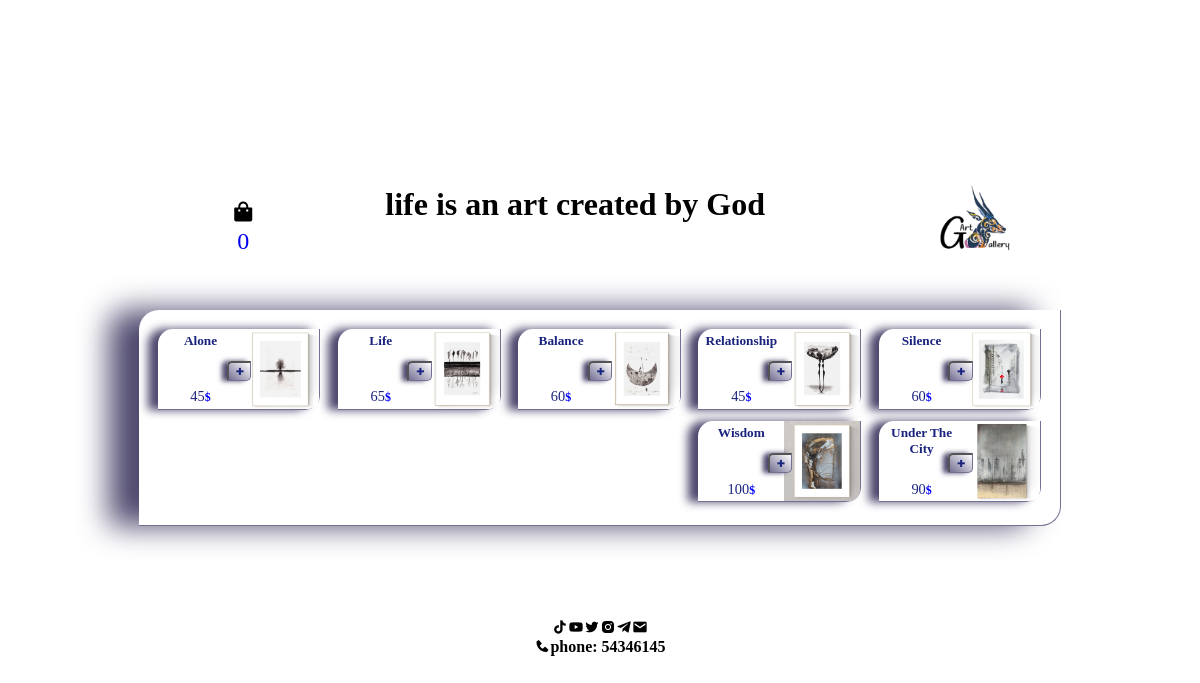
The page / on the database its author committed.
### shoes/models.py (models this page shows)
class Product(models.Model):
    name = models.CharField(max_length=99, verbose_name="Product's Name ")
    image = models.ImageField(verbose_name=" Product's image", null=True, blank=True)
    stock = models.PositiveIntegerField( default=0)
    price = models.PositiveBigIntegerField()

### shoes/views.py (the view, shortened to what this page needs)
# urls.py: path('', views.HomeView.as_view(), name="home"),
class HomeView(View):
    def get(self, request):
        pro = Product.objects.all()
        count = 0
        if request.user.is_authenticated:
            basket = Order.get_basket(request.user)
            if basket:
                count = len(basket.orderitem_set.all())
        response = render(request, "products.html", {"products": pro, "count": count})
        if request.user.is_authenticated and not request.COOKIES.get("token", None):
            token, _ = Token.objects.get_or_create(user=request.user)
            response.set_cookie(key="token", value=token)
        return response

### templates/products.html (shortened to what this page needs)
<!DOCTYPE html>
<html lang="en">
<head>
    <link rel="stylesheet" href="/static/assets/css/style.css">
</head>
<body class="productPage">
    <div class="container">
        <header>
            <div class="header">
                <div class="logo">
                    <img src="/static/img/28.png" alt="logo">
                </div>
                <h1>life is an art created by God</h1>
                <div class="basket">
                    <a href="/card">
                        <i class='bx bxs-shopping-bag'></i>
                        <p>{{count}}</p>
                    </a>
                </div>
            </div>
        </header>
        <main>
            <div class="products">
                {% for product in products %}
                    <div class="product2">
                        <a href="#" class="img">
                            <img src="{{product.image.url}}" alt="">
                        </a>
                        <a href="#" class="info">
                            <div class="name"><h5>{{product.name}}</h5></div>
                            <div class="price"><h5><h5 class="dollar">$</h5>{{product.price}}</h5></div>
                        </a>
                        <form method="post" action="">
                            <button name="type" value="add" class="number">+</button>
                        </form>
                    </div>
                {% endfor %}
            </div>
        </main>
        <footer>
            <div class="connection">
                <a href="#">
                    <div class="email"><i class='bx bxs-envelope'></i></div>
                <div class="telegram"><i class='bx bxl-telegram' ></i></div>
                <div class="instagram"><i class='bx bxl-instagram-alt' ></i></div>
                <div class="twitter"><i class='bx bxl-twitter'></i></div>
                <div class="youtube"><i class='bx bxl-youtube' ></i></div>
                <div class="tiktok"><i class='bx bxl-tiktok' ></i></div>
            </a>
            <a href="#">
                <div class="num">
                    <i class='bx bxs-phone bx-tada' ></i>
                    <h4>phone: 54346145</h4>
                </div>
            </a>
            </div>
        </footer>
    </div>
    <link href='https://unpkg.com/boxicons@2.1.4/css/boxicons.min.css' rel='stylesheet'>
</body>
</html>

### static/assets/css/style.css (style rules this page uses)
* { margin: 0; padding: 0; box-sizing: border-box; text-decoration: none; direction: rtl; }
body { display: flex; flex-direction: column; justify-content: center; align-items: center; padding-inline: 2%; }
.productPage { background: url("/static/img/34.jpg"); background-size: cover; background-repeat: no-repeat; min-height: 100vh; }
.container { width: 80%; }
.productPage .container { background-size: cover; background-position: center; background-repeat: no-repeat; display: flex; flex-direction: column; align-items: center; justify-content: center; }
.container .header { display: flex; justify-content: space-between; padding-left: 10%; }
.container header { width: 100%; text-align: center; }
.container header h1 { margin-top: 5%; }
.container .header .logo { width:20%; height: 20%; display: flex; justify-content: start; align-items: center; }
.container .header .logo img { width:100%; height: 100%; }
.container .header .basket { display: flex; justify-content: end; align-items: center; font-size: 1.5em; }
.container .header .basket a i { color: black; }
.productPage .container .products { display: grid; grid-template-columns: repeat(5,1fr); gap: 2%; border-right: 1px solid rgb(116, 112, 148); border-bottom: 1px solid rgb(116, 112, 148); box-shadow: -30px 0 30px rgb(78, 73, 110); border-top-left-radius: 20px; border-bottom-right-radius: 20px; padding: 2%; }
.container .img { width: 50%; height:100%; }
.productPage .container img { width: 100%; height: 100%; border-bottom-right-radius: 10px; }
.productPage .container .product1, .productPage .container .product2, .productPage .container .product3, .productPage .container .product4, .productPage .container .product5, .productPage .container .product6, .productPage .container .product7 { backdrop-filter: blur(10px); border-right: 1px solid rgb(116, 112, 148); border-bottom: 1px solid rgb(116, 112, 148); box-shadow: -10px 0 10px rgb(78, 73, 110); display: flex; align-items: center; gap: 3%; text-align: center; margin-bottom: 5%; border-top-left-radius: 15px; border-bottom-right-radius: 15px; }
.container .product1 .info, .container .product2 .info, .container .product3 .info, .container .product4 .info, .container .product5 .info, .container .product6 .info, .container .product7 .info { width:50%; height: 100%; display: flex; flex-direction: column; align-items: center; justify-content: center; color:#1A237E; }
.container .info .name { padding-inline: 5%; margin-top: 5%; text-align: center; height: 50%; display: flex; flex-direction: column; justify-content: start; }
.container .info .price { padding-inline: 5%; display: flex; align-items: end; margin-bottom: 5%; height: 50%; font-size: .9em; }
.container .info .dollar { color: blue; }
.productPage .container .products form .number { position: absolute; top: 40%; right:42%; width: 15%; height: 25%; display: flex; justify-content: center; align-items: center; font-weight: 1000; background: linear-gradient(40deg,rgb(116, 112, 148),white); border-top-left-radius: 5px; border-bottom-right-radius: 5px; border-right: 1px solid rgb(116, 112, 148); border-bottom: 1px solid rgb(116, 112, 148); box-shadow: -5px 0 5px rgb(78, 73, 110); z-index: 10; color:#1A237E ; }
.container .connection a { display: flex; justify-content: center; color: rgb(0, 0, 0); }
footer { display: flex; margin-top: 10%; justify-content: center; }
.container footer .connection .num { display: flex; direction: ltr; }

### rows shown on the page
Product: image (picture), name "Silence", price "60"
Product: image (picture), name "Relationship", price "45"
Product: image (picture), name "Balance", price "60"
Product: image (picture), name "Life", price "65"
Product: image (picture), name "Alone", price "45"
Product: image (picture), name "Under The City", price "90"
Product: image (picture), name "Wisdom", price "100"

### other values the page prints
{{ count }} "0"
